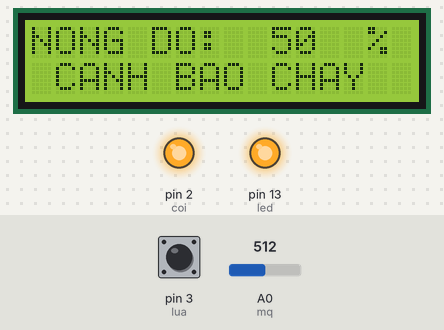
The sketch below on a simulated Arduino Uno, built with avr-gcc and run on an emulated ATmega328P. On the bench: 16×2 character LCD, output pins drawn as LEDs (lit = HIGH). The test bench sets the inputs (shaded band); at power-on: A0 (mq) = 512, pin 3 (lua) HIGH.

Above: at 1.2 s.
1.3 s: A0 (mq) set to 916
At 2.4 s:
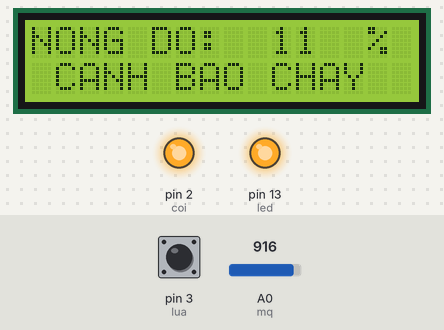
2.9 s: A0 (mq) set to 943
At 3.5 s:
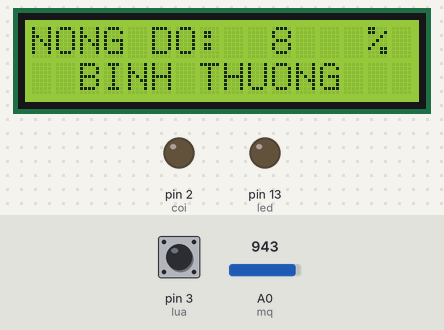
4.5 s: pin 3 (lua) pulled LOW for 0.15 s
At 4.67 s:
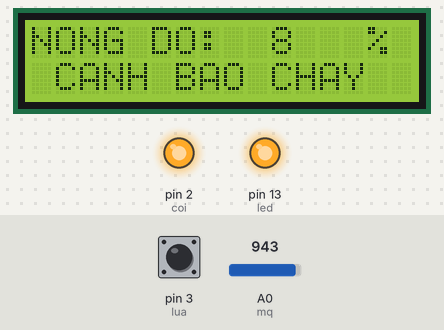
6.2 s: pin 3 (lua) pulled LOW for 3.2 s
At 9.8 s:
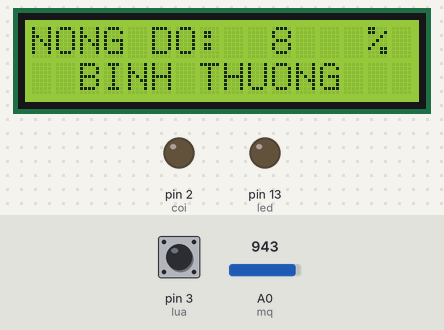
10.9 s: A0 (mq) set to 900
At 11.7 s:
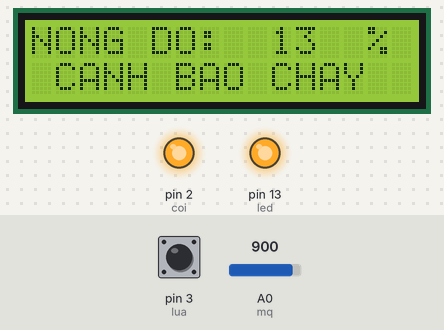
Timing chart, 0 to 13.4 s (numbered marks = the images above; inputs shaded):
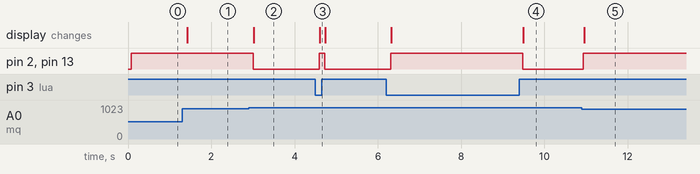

The sketch:

bao_khoi_lua_ln_lcd.ino
```cpp
#define lua 3
#define mq A0
#define coi 2
#define led 13
#include <Wire.h>
#include <LiquidCrystal_I2C.h>
LiquidCrystal_I2C lcd(0x27,16,2);
void setup() {
  Serial.begin(9600);
  pinMode(lua, INPUT_PULLUP);
  pinMode(mq, INPUT);
  pinMode(coi, OUTPUT);
  pinMode(led, OUTPUT);
  lcd.init();                      // initialize the lcd
  lcd.backlight();
}

void loop() {
  int val = analogRead(mq);
  int nongdo = map(val,0,1023,100,0);
  if(nongdo <= 0) nongdo = 0;
  if(nongdo >= 100) nongdo = 100;
  lcd.setCursor(0, 0);
  lcd.print("NONG DO:      %");
  lcd.setCursor(10, 0);
  lcd.print(nongdo);
  if(digitalRead(lua) == 0 || nongdo >= 10){
    digitalWrite(coi, HIGH);
    digitalWrite(led, HIGH);
    lcd.setCursor(0,1);
  lcd.print(" CANH BAO CHAY  ");
  }
  else{
    digitalWrite(coi, LOW);
    digitalWrite(led, LOW);
    lcd.setCursor(0,1);
  lcd.print("  BINH THUONG   ");
  }
  delay(100);
}
```

Measured:
- the behaviour switches between 930 and 931 on A0 (mq) (found by bisection; images 1 and 2)
- after the input at 1.3 s, the display: changes after 0.13 s (image 1)
- after the input at 2.9 s, pin 2 (coi), pin 13 (led): HIGH → LOW after 0.11 s; the display: changes after 0.12 s (image 2)
- after the input at 4.5 s, pin 2 (coi), pin 13 (led): LOW → HIGH after 0.09 s, → LOW 0.13 s later; the display: changes after 0.11 s (image 3)
- after the input at 6.2 s, pin 2 (coi), pin 13 (led): LOW → HIGH after 0.11 s, → LOW 3.2 s later; the display: first changes after 0.13 s (image 4 shows a later state)
- after the input at 10.9 s, pin 2 (coi), pin 13 (led): LOW → HIGH at once; the display: changes after 0.05 s (image 5)
